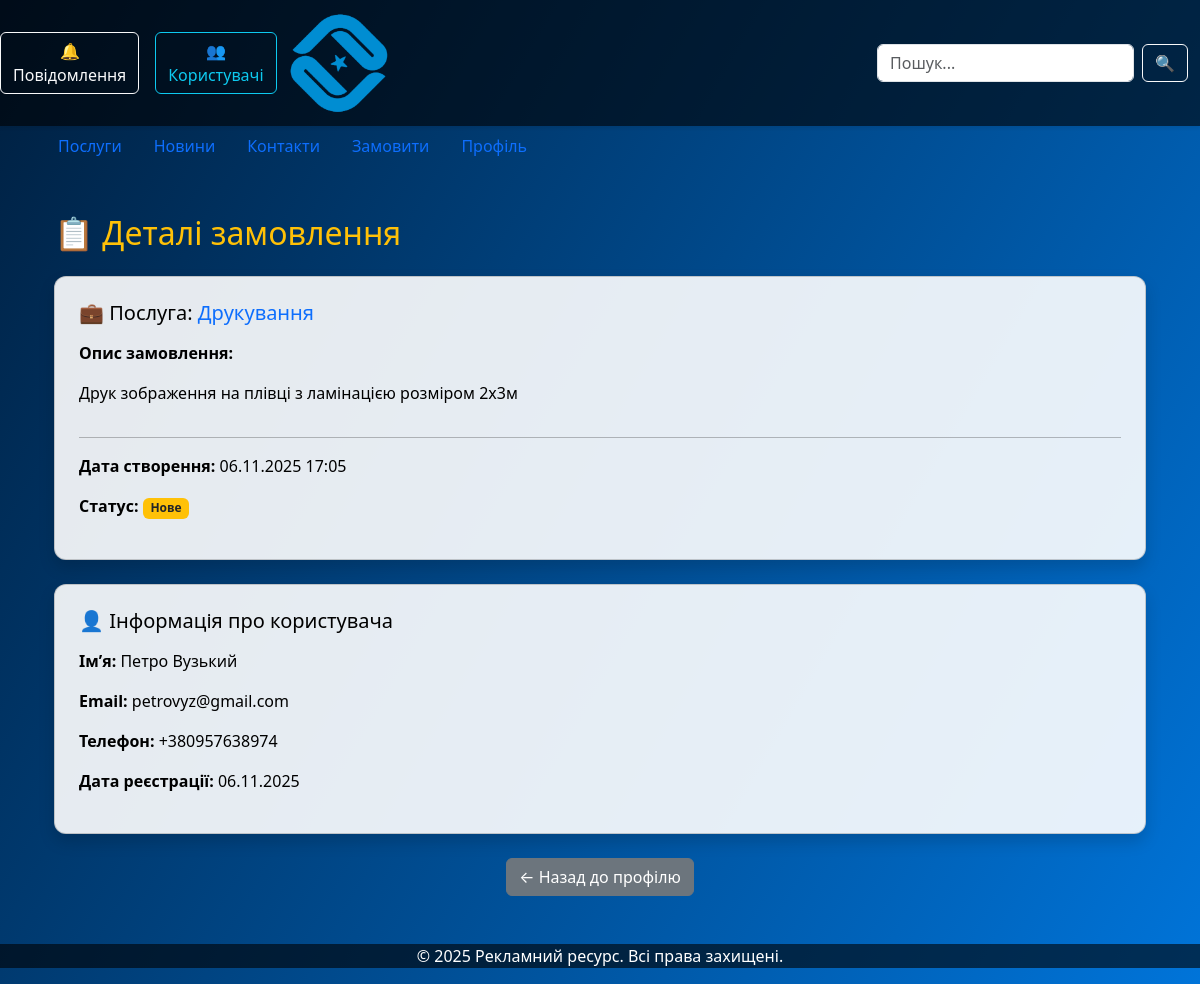
The page /admin-order/2/ (signed in) on the database its author committed.
### main/models.py (models this page shows, shortened)
class ServiceOrder(models.Model):
    user = models.ForeignKey(User, on_delete=models.CASCADE, related_name="service_orders", verbose_name="Користувач")
    service = models.ForeignKey(Service, on_delete=models.CASCADE, verbose_name="Послуга")
    description = models.TextField(verbose_name="Додаткова інформація", blank=True, null=True)
    created_at = models.DateTimeField(auto_now_add=True, verbose_name="Дата замовлення")
    status = models.CharField(max_length=50, default="Нове", verbose_name="Статус")
    class Meta:
        verbose_name = "Замовлення послуги"
        verbose_name_plural = "Замовлення послуг"

class Service(models.Model):
    title = models.CharField(max_length=200, verbose_name="Назва послуги")
    description = models.TextField(verbose_name="Опис")
    image = models.ImageField(upload_to='services/', blank=True, null=True, verbose_name="Фото")
    class Meta:
        verbose_name = "Послуга"
        verbose_name_plural = "Послуги"

class UserProfile(models.Model):
    user = models.OneToOneField(User, on_delete=models.CASCADE, related_name='profile')
    phone = models.CharField(max_length=20, blank=True, null=True, verbose_name="Телефон")

### main/views.py (the view)
# urls.py: path('admin-order/<int:order_id>/', views.admin_order_detail, name='admin_order_detail'),
@admin_required
def admin_order_detail(request, order_id):
    order = get_object_or_404(ServiceOrder, id=order_id)
    user = order.user
    return render(request, "admin_order_detail.html", {
        "order": order,
        "user_info": user,
    })

### main/context_processors.py (called while the page is built)
def unread_messages(request):
    if request.user.is_authenticated and request.user.is_staff:
        count = SupportChat.objects.filter(is_read=False).count()
        return {'unread_messages_count': count}
    return {}

### main/views.py (called while the page is built)
def admin_required(view_func):
    return user_passes_test(lambda u: u.is_staff)(view_func)

### main/templates/admin_order_detail.html (shortened to what this page needs)
{% extends "base.html" %}
{% block content %}
<div class="container py-4">
  <h2 class="text-warning mb-4">📋 Деталі замовлення</h2>
  <div class="card shadow p-4 mb-4">
    <h5 class="mb-3">💼 Послуга: <span class="text-primary">{{ order.service.title }}</span></h5>
    <p><strong>Опис замовлення:</strong></p>
    <p>{{ order.description|default:"(Без опису)" }}</p>
    <hr>
    <p><strong>Дата створення:</strong> {{ order.created_at|date:"d.m.Y H:i" }}</p>
    <p><strong>Статус:</strong>
      <span class="badge {% if order.status == 'Нове' %}bg-warning text-dark{% elif order.status == 'В роботі' %}bg-info{% else %}bg-success{% endif %}">
        {{ order.status }}
      </span>
    </p>
  </div>
  <div class="card shadow p-4">
    <h5 class="mb-3">👤 Інформація про користувача</h5>
    <p><strong>Ім’я:</strong> {{ user_info.first_name }} {{ user_info.last_name }}</p>
    <p><strong>Email:</strong> {{ user_info.email }}</p>
    {% if user_info.profile.phone %}
      <p><strong>Телефон:</strong> {{ user_info.profile.phone }}</p>
    {% endif %}
    <p><strong>Дата реєстрації:</strong> {{ user_info.date_joined|date:"d.m.Y" }}</p>
  </div>
  <div class="text-center mt-4">
    <a href="{% url 'profile' %}" class="btn btn-secondary">← Назад до профілю</a>
  </div>
</div>
{% endblock %}

### main/templates/base.html (style rules this page uses)
body { background: linear-gradient(120deg, #001f3f, #0074D9); color: #fff; background-attachment: fixed; }
.card { background-color: rgba(255,255,255,0.9); color: #000; border-radius: 12px; transition: transform 0.3s ease, box-shadow 0.3s ease; }

### rows shown on the page
ServiceOrder: service "Друкування", description "Друк зображення на плівці з ламінацією розміром 2х3м", created_at "06.11.2025 17:05", status "Нове"

### other values the page prints
{{ user_info.first_name }} "Петро"
{{ user_info.last_name }} "Вузький"
{{ user_info.email }} "petrovyz@gmail.com"
{{ user_info.profile.phone }} "+380957638974"
{{ user_info.date_joined|date:"d.m.Y" }} "06.11.2025"
